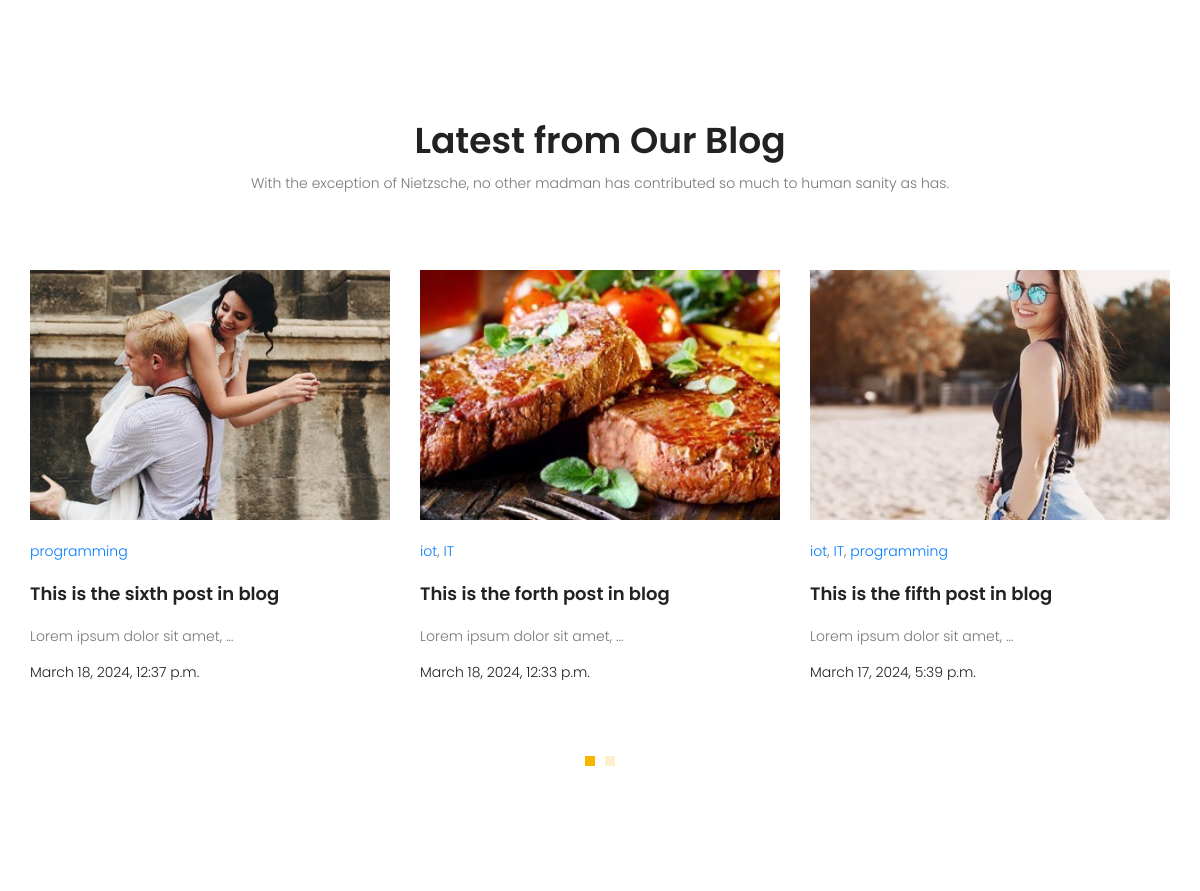
The app's page / (middle part), older data.
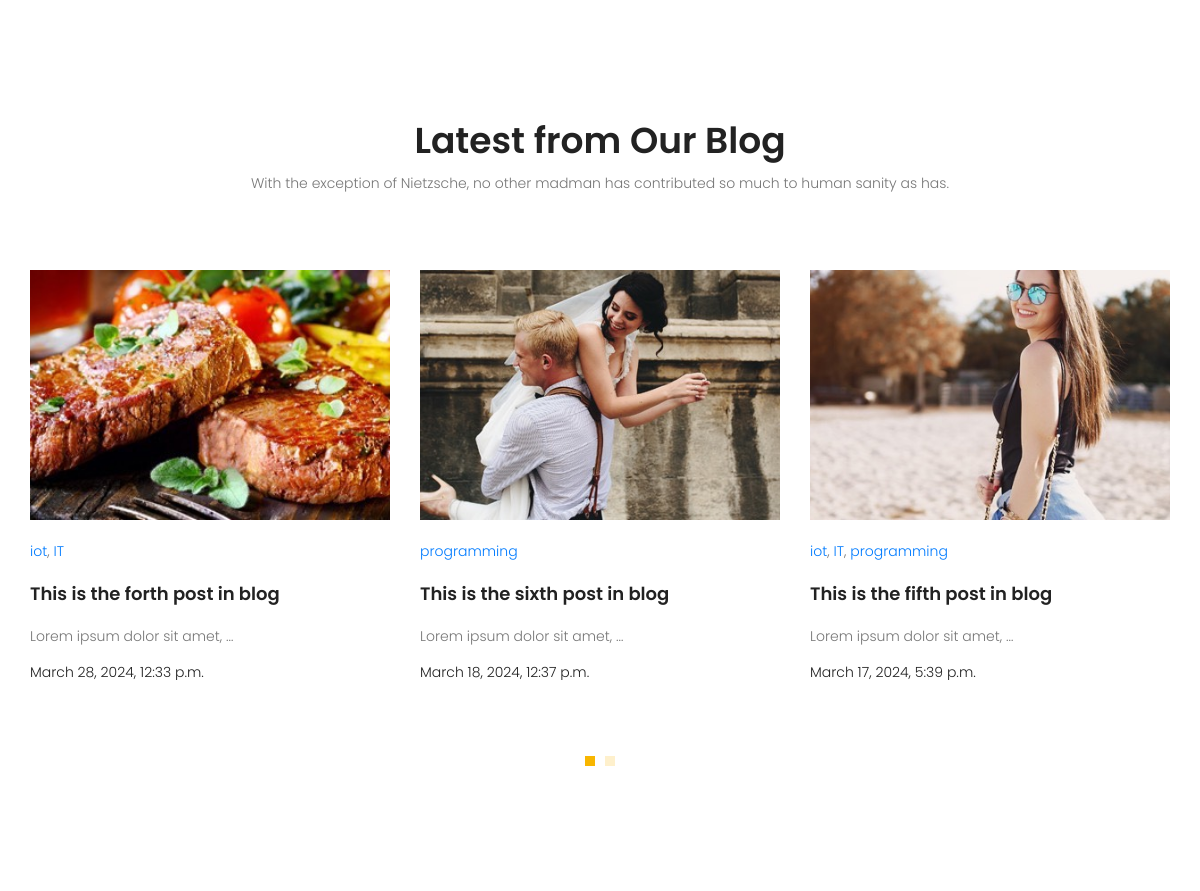
The same page, newer data.
### blog/models.py (models this page shows, shortened)
class Post (models.Model) :
    image = models.ImageField(upload_to = 'blog/',default = 'blog/default.jpg')
    author = models.ForeignKey(User,on_delete=models.SET_NULL,null=True)
    title = models.CharField (max_length = 200)
    content = models.TextField ()
    category = models.ManyToManyField (Category)
    counted_view = models.IntegerField (default = 0)
    status = models.BooleanField (default = False)
    published_date = models.DateTimeField (null = True)
    created_date = models.DateTimeField (auto_now_add = True)
    update_date = models.DateTimeField (auto_now = True)
    class Meta:
        ordering = ['-created_date']

class Category(models.Model):
    name = models.CharField(max_length = 255)

### website/views.py (the view)
# urls.py: path('',index_view, name = "index"),
def index_view(request) :
    return render(request, "website/index.html")

### blog/templatetags/blog_tags.py (called while the page is built)
@register.inclusion_tag('blog/latest-posts.html')
def latest_posts():
    posts = Post.objects.filter(status = 1, published_date__lte = timezone.now()).order_by('-published_date')[:6]
    categories = Category.objects.all()
    return {'latest_posts': posts, 'categories':categories}

### templates/website/index.html (shortened to what this page needs)
{% extends 'base.html' %}
{% load static %}
{% load blog_tags %}
{% block content %}
{% latest_posts %}
{% endblock %}

### templates/blog/latest-posts.html
{% load static %}
{% load blog_tags %}
<section class="recent-blog-area section-gap">
    <div class="container">
        <div class="row d-flex justify-content-center">
            <div class="menu-content pb-60 col-lg-9">
                <div class="title text-center">
                    <h1 class="mb-10">Latest from Our Blog</h1>
                    <p>With the exception of Nietzsche, no other madman has contributed so much to human sanity as has.</p>
                </div>
            </div>
        </div>
        <div class="row">
            <div class="active-recent-blog-carusel">
                {% for post in latest_posts %}
                    <div class="single-recent-blog-post item">
                        <div class="thumb">
                            <img class="img-fluid" src="{{ post.image.url }}" alt="" style="width: 420px; height: 250px; ">
                        </div>
                        <div class="details">
                            <div class="tags">
                                <ul>
                                    {% for cat in post.category.all %}
                                    <a href="{% url 'blog:category' cat_name=cat.name %}">{{ cat.name }}</a>{% if not forloop.last %},{% endif %}
                                    {% endfor %}
                                </ul>
                            </div>
                            <a href="{% url 'blog:single' pid=post.id%}">
                                <h4 class="title">{{ post.title }}</h4>
                            </a>
                            <p>{{ post.content|truncatewords:5 }}</p>
                            <h6 class="date">{{ post.published_date }}</h6>
                        </div>
                    </div>
                {% endfor %}
            </div>
        </div>
</section>

Row changes from the older to the newer data that the page shows:
changed Post "This is the forth post in blog": published_date "March 18, 2024, 12:33 p.m." → "March 28, 2024, 12:33 p.m."; moves up the list
